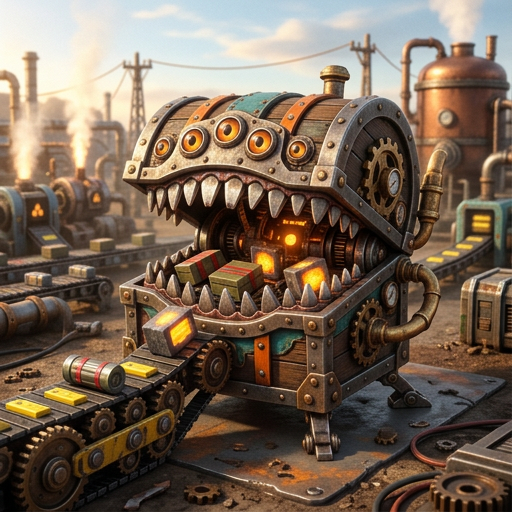
#> input picture archive/2026-07-29-a-mimic-chest-in-factorio-10.png, 512 x 512 px
$ python -i build_art.py   (imports and definitions only)
#> lines starting #> are read from the running program, lines starting #| are printed output that depends on the picture
#> further down, picture is the input picture: PIL image 512x512 RGB; mean R, G, B 118.5, 100.8, 84.6
#!/usr/bin/env python3
"""Builds the Auto-Loader chest artwork from an SVG design.

Outputs (relative to this file), sized to match the vanilla 1x1 chests:
  entity/auto-loader-chest.png         64x80 entity sprite (scale 0.5 in-game)
  entity/auto-loader-chest-shadow.png  110x46 shadow, drawn with draw_as_shadow
  entity/auto-loader-chest-connector-<style>.png    64x80 circuit-connector overlay,
                                                    one per CONNECTOR_STYLES entry
  icons/auto-loader-chest.png          120x64 icon with 64/32/16/8 mipmaps
  ../thumbnail.png                     256x256 mod-portal thumbnail (icon x4)

Run with the venv created next to this file:
  graphics/.venv/bin/python graphics/build_art.py
  graphics/.venv/bin/python graphics/build_art.py --preview /some/dir   # + comparison sheet

The SVG is authored in sprite pixel coordinates (64x80): lit top face above, a
darker front face below. cairosvg rasterises it, then a light noise pass in
Pillow keeps it from reading as flat vector art.
"""

from __future__ import annotations

import io
import os
from dataclasses import dataclass
from pathlib import Path
from typing import Callable

import cairosvg
import numpy
from PIL import Image, ImageDraw, ImageFilter, ImageFont

HERE = Path(__file__).resolve().parent

# Palette: blue-steel body, hazard yellow intake, cyan status lights.
STEEL_TOP_LIGHT = "#d3dfea"
STEEL_TOP_MID = "#98acc2"
STEEL_TOP_DARK = "#66788e"
STEEL_RIM_LIGHT = "#a3b3c5"
STEEL_RIM_MID = "#6c7e93"
STEEL_RIM_DARK = "#3a4756"
STEEL_FRONT_LIGHT = "#657789"
STEEL_FRONT_MID = "#3f4d5c"
STEEL_FRONT_DARK = "#222a33"
STEEL_EDGE = "#12161c"
BOLT_LIGHT = "#dde5ed"
BOLT_DARK = "#4a5663"
HAZARD_YELLOW = "#f0bd2a"
HAZARD_BLACK = "#1c1b16"
INTAKE_DARK = "#05070a"
LIGHT_CYAN = "#6fe4ff"
LIGHT_CYAN_CORE = "#f2feff"
BRASS_LIGHT = "#e2c060"
BRASS_DARK = "#8a6c22"
COPPER_LIGHT = "#f2b98e"
COPPER_MID = "#c9743d"
COPPER_DARK = "#743a19"


# [156 lines left out: functions svg_open, chest_svg, not called in this run]


# --- Circuit connector overlays --------------------------------------------------
#
# Factorio draws CircuitConnectorSprites.connector_main on top of the entity
# picture only while a wire is attached, so these overlays are how the chest
# changes its look when wired. Several styles are built side by side so they
# can be compared in-game; CONNECTOR_STYLE in data.lua picks the one used.
#
# Every overlay is authored on the same 64x80 canvas as the entity sprite (only
# its patch of the front panel is opaque) so data.lua can reuse the entity
# layer's shift. The engine crops transparent borders at load, so the empty
# canvas is free.
#
# No LED sprites: the connector's red/green LEDs show circuit *write* mode and
# the blue one *read* mode (FFF-210), and a linked-container has neither, so
# data.lua gives the (mandatory) LED slots empty sprites.
#
# The panel the overlays repaint is x 8..56, y 49..68 (see chest_svg): three
# horizontal slats separated by dark rib lines at y 55.5 and 62.5, each slat
# with a lit line 1px below its top edge (y 49.5, 56.5, 63.5).
PANEL_TOP, PANEL_BOTTOM = 49.0, 68.0
RIB_UPPER, RIB_LOWER = 55.5, 62.5


@dataclass(frozen=True)
class ConnectorStyle:
    """One wired-look variant. Pin coordinates are sprite px; data.lua carries
    a matching CONNECTOR_STYLES table, so keep the two in sync."""

    description: str
    svg: Callable[[], str]
    wire_pin_red: tuple[float, float]
    wire_pin_green: tuple[float, float]


# --- "mouth": the original bite -------------------------------------------------
#
# The front-panel slats part around a dark bite gap and the wire ends on pins
# inside it -- the chest is biting the wire.
BITE_CENTER = (32.0, 59.0)  # sprite px; middle of the ribbed front panel
BITE_RADIUS_X = 8.0
BITE_RADIUS_Y = 4.5
MOUTH_PIN_RED = (28.0, 59.0)
MOUTH_PIN_GREEN = (36.0, 59.0)


# [61 lines left out: function mouth_svg, not called in this run]


# --- "hatch" / "hatch-open" / "socket": copper leads in a terminal bay ----------
#
# No lips: a shallow terminal bay is cut into the middle slat and two copper
# leads stand in it. In the hatch styles the section of slat covering the bay
# has slid up over the slat above (proud, with a drop shadow), which is what
# uncovers the leads -- read literally it is a sliding access cover, read
# loosely it is a lip lifting off two teeth.
BAY_LEFT, BAY_RIGHT = 22.0, 42.0  # x extent of the bay / the sliding slat section
LEAD_X = (28.0, 36.0)  # red, green
LEAD_HALF_WIDTH = 1.5
LEAD_TOP = RIB_UPPER + 1.2  # y of the leads' rounded tops (in the bay's shadow)
LEAD_FOOT = RIB_LOWER - 0.4  # y where the leads meet the bay floor


# [58 lines left out: functions copper_lead, bay_svg, hatch_svg, not called in this run]


SOCKET_LEFT, SOCKET_RIGHT = 24.5, 39.5
SOCKET_TOP, SOCKET_BOTTOM = RIB_UPPER + 1.0, RIB_LOWER - 0.6


# [10 lines left out: function socket_svg, not called in this run]


HATCH_SLIDE = 5.0
HATCH_OPEN_SLIDE = RIB_LOWER - RIB_UPPER - 0.5  # parks the slat over the one above

CONNECTOR_STYLES: dict[str, ConnectorStyle] = {
    "mouth": ConnectorStyle(
        "front slats part around a bite gap; brass pins inside",
        mouth_svg,
        MOUTH_PIN_RED,
        MOUTH_PIN_GREEN,
    ),
    "hatch": ConnectorStyle(
        "middle-slat section slides part-way up; copper leads peek out under it",
        lambda: hatch_svg(HATCH_SLIDE),
        (LEAD_X[0], RIB_LOWER - HATCH_SLIDE + 1.6),
        (LEAD_X[1], RIB_LOWER - HATCH_SLIDE + 1.6),
    ),
    "hatch-open": ConnectorStyle(
        "middle-slat section slides fully up; the whole terminal bay is open",
        lambda: hatch_svg(HATCH_OPEN_SLIDE),
        (LEAD_X[0], LEAD_TOP + 1.2),
        (LEAD_X[1], LEAD_TOP + 1.2),
    ),
    "socket": ConnectorStyle(
        "no moving parts; copper leads in a small recessed terminal block",
        socket_svg,
        (LEAD_X[0], SOCKET_TOP + 2.0),
        (LEAD_X[1], SOCKET_TOP + 2.0),
    ),
}


# [9 lines left out: function render_svg, not called in this run]


def grunge(image: Image.Image, strength: float = 0.16, seed: int = 7) -> Image.Image:
    """Multiply RGB by layered noise + a few dark stains so metal reads as worn."""
#> called with strength = 0.16, seed = 7
    rng = numpy.random.default_rng(seed)
    width, height = image.size
#> width = 512; height = 512

    def blurred_noise(cell: int, sigma: float) -> numpy.ndarray:
#> called with cell = 6, sigma = 0.8
        coarse = rng.normal(0.0, 1.0, (height // cell + 2, width // cell + 2))
        coarse_image = Image.fromarray(((coarse * 40) + 128).clip(0, 255).astype("uint8"))
        coarse_image = coarse_image.resize((width, height), Image.BICUBIC).filter(ImageFilter.GaussianBlur(sigma))
#> coarse_image: PIL image 512x512 L
        return (numpy.asarray(coarse_image, dtype="float32") - 128) / 40

    noise = blurred_noise(6, 0.8) * 0.55 + blurred_noise(2, 0.3) * 0.3 + rng.normal(0.0, 1.0, (height, width)) * 0.25
#> call 2 of blurred_noise, with cell = 2, sigma = 0.3
#> in blurred_noise (call 2), `coarse = rng.normal(0.0, 1.0, (height // cell + 2, width // cell + 2))`:
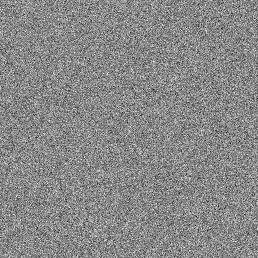
#> coarse: shape (258, 258) float64; min -4.5, max 3.9, mean 0.00189; drawn with min black and max white
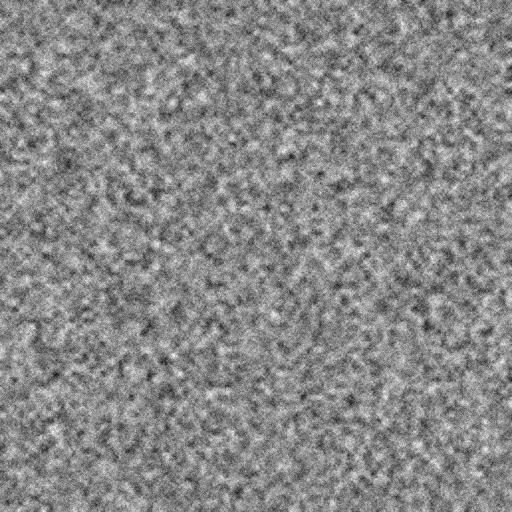
#> noise: shape (512, 512) float64; min -2.69, max 2.3, mean -0.0227; drawn with min black and max white
    factor = 1.0 + noise * strength

    # sparse dark stains: threshold a very low-frequency field
    stains = blurred_noise(5, 0.7) * 0.7 + blurred_noise(2, 0.3) * 0.3
#> call 3 of blurred_noise, with cell = 5, sigma = 0.7
#> in blurred_noise (call 3), `coarse_image = Image.fromarray(((coarse * 40) + 128).clip(0, 255).asty..`:
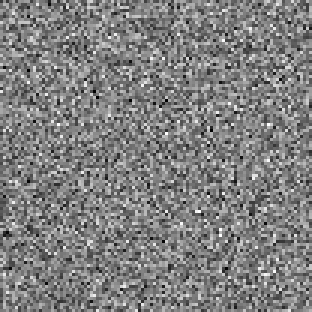
#> coarse_image: PIL image 104x104 L (shown 3 times larger); min 0, max 255, mean 127.7
#> call 4 of blurred_noise, with cell = 2, sigma = 0.3
#> in blurred_noise (call 4), `coarse_image = coarse_image.resize((width, height), Image.BICUBIC).fil..`:
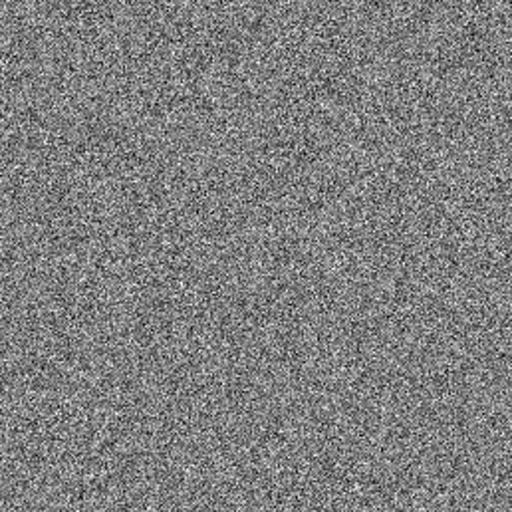
#> coarse_image: PIL image 512x512 L; min 6, max 252, mean 127.5
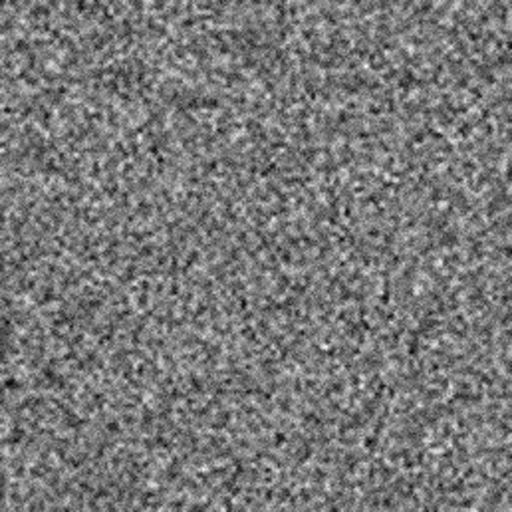
#> stains: shape (512, 512) float32; min -2.45, max 2.7, mean -0.00825; drawn with min black and max white
    stain_mask = numpy.clip((stains - 1.0) * 1.2, 0, 1) * 0.6
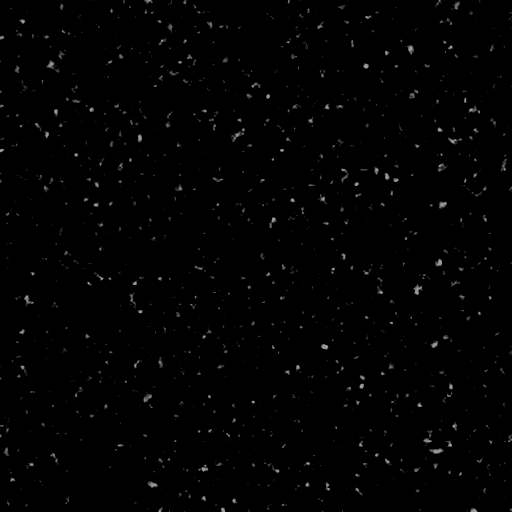
#> stain_mask: shape (512, 512) float32; min 0, max 0.6, mean 0.00822
    rust = numpy.array([1.0, 0.74, 0.55], dtype="float32")  # multiply toward rust orange
    factor_rgb = factor[..., None] * (1.0 - stain_mask[..., None] * (1.0 - rust)) * (1.0 - stain_mask[..., None] * 0.10)

    pixels = numpy.asarray(image, dtype="float32")
    pixels[..., :3] = (pixels[..., :3] * factor_rgb).clip(0, 255)
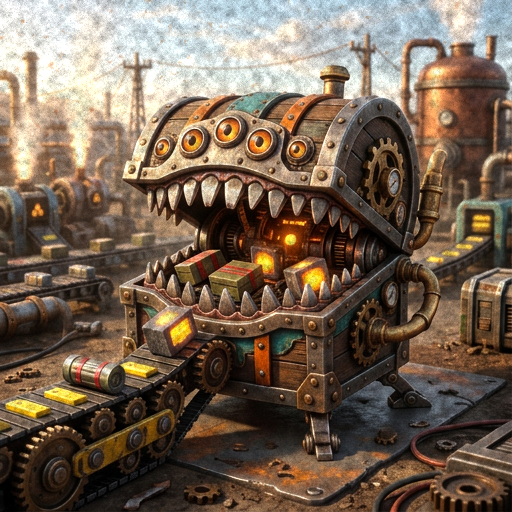
#> pixels: shape (512, 512, 3) float32; mean R, G, B 117.4, 99.8, 83.7
#> (the run stopped early here; a loop or call above may not have finished)
